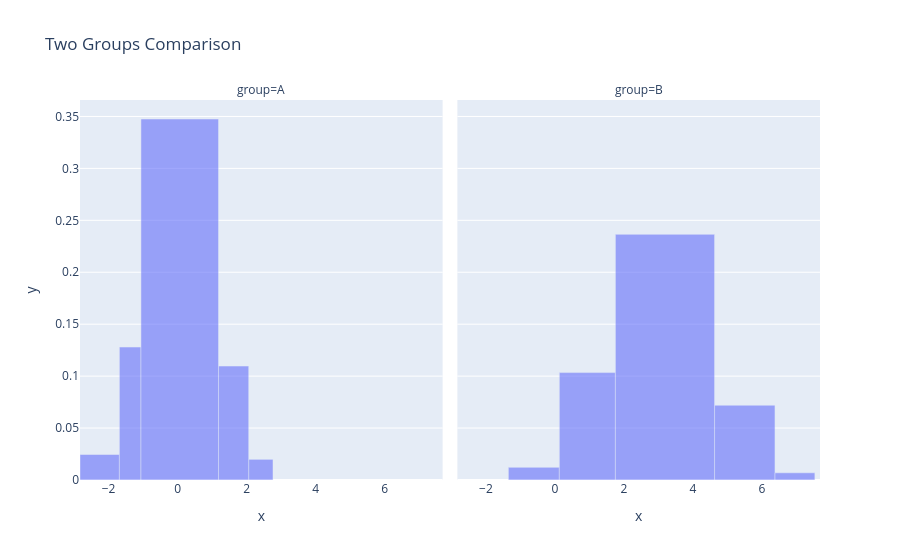

The cell this chart's notebook holds for it:
### Code cell
# facet histogram
fig = histogram(
    df, x="value", facet_col="group", opacity=0.6, title="Two Groups Comparison"
)
fig.show()

### Figure 1 — Plotly figure (JSON) as saved in the notebook; plotly's stock layout.template omitted (floating-point values rounded to 4 significant figures)
{"data": [{"alignmentgroup": "True", "hovertemplate": "group=A<br>x=%{x}<br>y=%{y}<extra></extra>", "legendgroup": "", "marker": {"color": "#636efa", "opacity": 0.6, "pattern": {"shape": ""}}, "name": "", "offsetgroup": "", "orientation": "v", "showlegend": false, "type": "bar", "width": [1.141, 0.625, 2.25, 0.875, 0.7031], "x": [-2.258, -1.375, 0.0625, 1.625, 2.414], "xaxis": "x", "y": [0.02455, 0.128, 0.3476, 0.1097, 0.01991], "yaxis": "y"}, {"alignmentgroup": "True", "hovertemplate": "group=B<br>x=%{x}<br>y=%{y}<extra></extra>", "legendgroup": "", "marker": {"color": "#636efa", "opacity": 0.6, "pattern": {"shape": ""}}, "name": "", "offsetgroup": "", "orientation": "v", "showlegend": false, "type": "bar", "width": [1.477, 1.625, 2.875, 1.75, 1.156], "x": [-0.6133, 0.9375, 3.188, 5.5, 6.953], "xaxis": "x2", "y": [0.01219, 0.1034, 0.2365, 0.072, 0.006919], "yaxis": "y2"}], "layout": {"annotations": [{"font": {}, "showarrow": false, "text": "group=A", "x": 0.245, "xanchor": "center", "xref": "paper", "y": 1, "yanchor": "bottom", "yref": "paper"}, {"font": {}, "showarrow": false, "text": "group=B", "x": 0.755, "xanchor": "center", "xref": "paper", "y": 1, "yanchor": "bottom", "yref": "paper"}], "legend": {"tracegroupgap": 0}, "title": {"text": "Two Groups Comparison"}, "xaxis": {"anchor": "y", "domain": [0, 0.49], "title": {"text": "x"}}, "xaxis2": {"anchor": "y2", "domain": [0.51, 1], "matches": "x", "title": {"text": "x"}}, "yaxis": {"anchor": "x", "domain": [0, 1], "title": {"text": "y"}}, "yaxis2": {"anchor": "x2", "domain": [0, 1], "matches": "y", "showticklabels": false}}}
